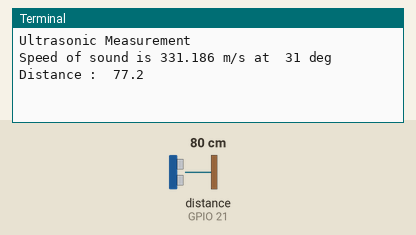
This program was run on a simulated Raspberry Pi (BCM pin numbers). Shown: the last lines printed to the terminal. Inputs (shaded band) come from the test bench; at power-on: distance to the obstacle (sensor on GPIO 21) 80 cm. The echo pulse lasts 58.3 µs per cm; the clock reads 2024-03-15 10:24:30 at power-on unless the program sets it.

Above: at 1.7 s.
1.8 s: distance to the obstacle (sensor on GPIO 21) set to 2 cm
At 4.5 s:
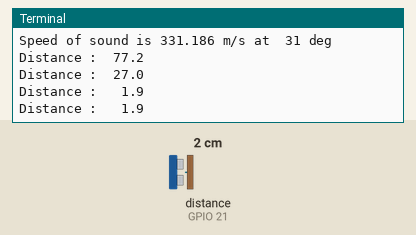
4.6 s: distance to the obstacle (sensor on GPIO 21) set to 120 cm
At 6.4 s:
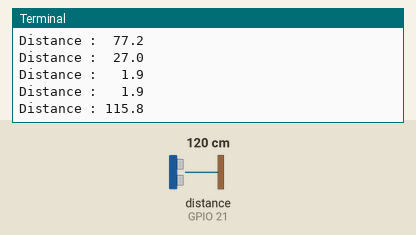

Measured:
- after the input at 1.8 s, the terminal: prints a new line after 0.12 s (image 1)
- after the input at 4.6 s, the terminal: prints a new line after 0.95 s (image 2)

The program:

SMART2.py
```python
from __future__ import print_function
import time
import RPi.GPIO as GPIO

def measure():

  GPIO.output(GPIO_TRIGGER, True)
  time.sleep(0.00001)
  GPIO.output(GPIO_TRIGGER, False)
  start = time.time()

  while GPIO.input(GPIO_ECHO)==0:
    start = time.time()

  while GPIO.input(GPIO_ECHO)==1:
    stop = time.time()

  elapsed = stop-start
  distance = (elapsed * speedSound)/2

  return distance

def measure_average():

  distance1=measure()
  time.sleep(0.1)
  distance2=measure()
  time.sleep(0.1)
  distance3=measure()
  distance = distance1 + distance2 + distance3
  distance = distance / 3
  return distance

GPIO.setmode(GPIO.BCM)

GPIO_TRIGGER = 20
GPIO_ECHO    = 21

temperature = 31
speedSound = 33100 + (0.6*temperature)

print("Ultrasonic Measurement")
print("Speed of sound is",speedSound/100,"m/s at ",temperature,"deg")

GPIO.setup(GPIO_TRIGGER,GPIO.OUT)  # Trigger
GPIO.setup(GPIO_ECHO,GPIO.IN)      # Echo

GPIO.output(GPIO_TRIGGER, False)

time.sleep(0.5)

try:
  while True:
    distance = measure_average()
    print("Distance : {0:5.1f}".format(distance))
    time.sleep(1)

except KeyboardInterrupt:
  GPIO.cleanup()
```
